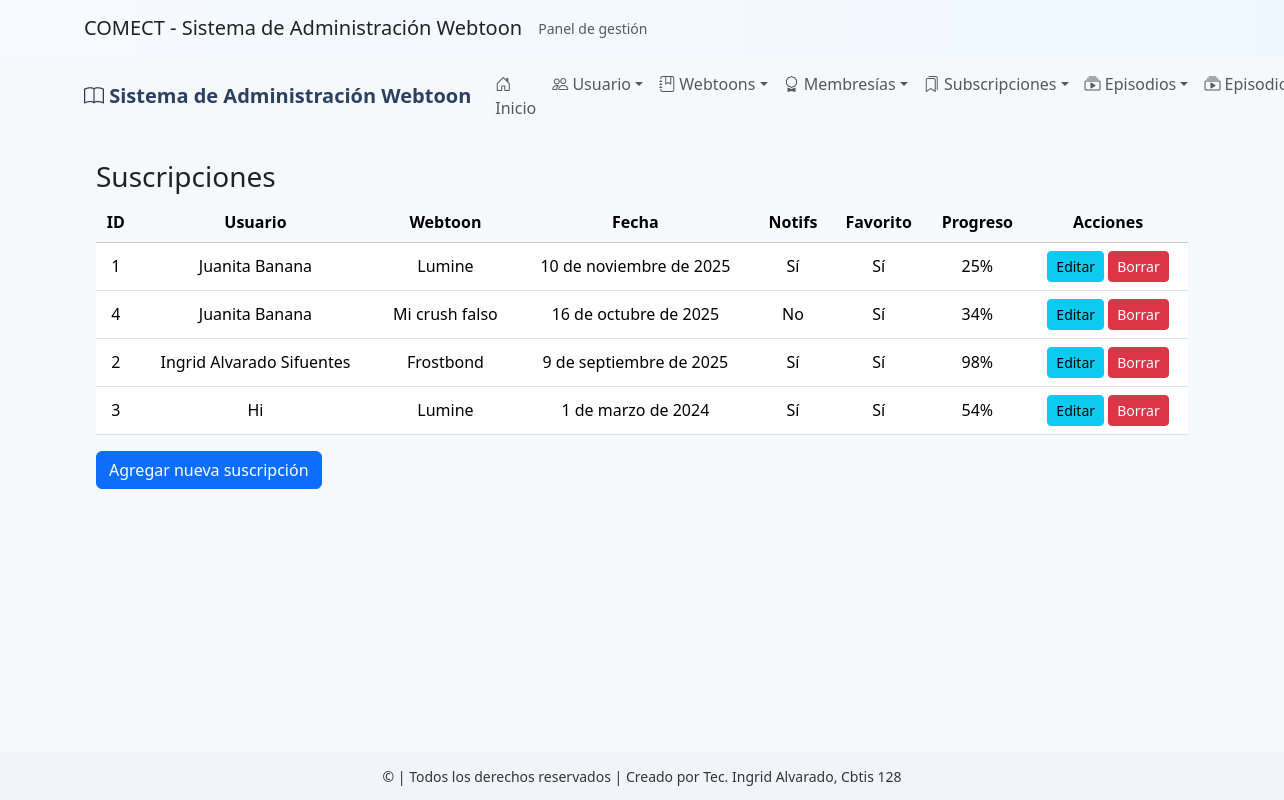
The app's page /subscripcion/ver/ with its own data.
### app_Webtoon/models.py (models this page shows, shortened)
class Suscripcion(models.Model):
    usuario = models.ForeignKey('Usuario', on_delete=models.CASCADE, related_name='suscripciones')
    webtoon = models.ForeignKey('Webtoon', on_delete=models.CASCADE, related_name='suscriptores')
    fecha_suscripcion = models.DateField()
    notificaciones_activas = models.BooleanField(default=True)
    es_favorito = models.BooleanField(default=False)
    progreso_lectura = models.IntegerField(blank=True, null=True)

class Usuario(models.Model):
    nombre_usuario = models.CharField(max_length=50)
    email = models.EmailField(unique=True)
    contraseña = models.CharField(max_length=128)
    fecha_registro = models.DateTimeField(auto_now_add=True)
    avatar = models.CharField(max_length=255, null=True, blank=True)
    biografia = models.TextField(blank=True, null=True)
    tipo_usuario = models.CharField(
        max_length=20,
        choices=[
            ('Lector', 'Lector'),
            ('Autor', 'Autor'),
            ('Admin', 'Admin')
        ],
        default='Lector'
    )

class Webtoon(models.Model):
    titulo = models.CharField(max_length=100)
    descripcion = models.TextField()
    genero = models.CharField(max_length=50)
    fecha_publicacion = models.DateField()
    portada = models.CharField(max_length=255, blank=True, null=True)
    estado = models.CharField(max_length=20, choices=[
        ('En curso', 'En curso'),
        ('Finalizado', 'Finalizado'),
        ('Hiato', 'Hiato')
    ], default='En curso')
    autor = models.ForeignKey(Usuario, on_delete=models.CASCADE, related_name='webtoons')

### app_Webtoon/views.py (the view)
# urls.py: path('subscripcion/ver/', views.ver_subscripcion, name='ver_subscripcion'),
def ver_subscripcion(request):
    subs = Suscripcion.objects.all().order_by('-fecha_suscripcion')
    return render(request, 'subscripcion/ver_subscripcion.html', {'subscripciones': subs})

### app_Webtoon/templates/subscripcion/ver_subscripcion.html
{% extends 'base.html' %}
{% block content %}
<div class="container mt-4">
  <h3>Suscripciones</h3>
  <table class="table table-hover align-middle text-center">
    <thead class="table-light">
      <tr>
        <th>ID</th>
        <th>Usuario</th>
        <th>Webtoon</th>
        <th>Fecha</th>
        <th>Notifs</th>
        <th>Favorito</th>
        <th>Progreso</th>
        <th>Acciones</th>
      </tr>
    </thead>
    <tbody>
      {% for s in subscripciones %}
      <tr>
        <td>{{ s.id }}</td>
        <td>{{ s.usuario.nombre_usuario }}</td>
        <td>{{ s.webtoon.titulo }}</td>
        <td>{{ s.fecha_suscripcion }}</td>
        <td>{% if s.notificaciones_activas %}Sí{% else %}No{% endif %}</td>
        <td>{% if s.es_favorito %}Sí{% else %}No{% endif %}</td>
        <td>{% if s.progreso_lectura %}{{ s.progreso_lectura }}%{% else %}-{% endif %}</td>
        <td>
          <a class="btn btn-sm btn-info" href="{% url 'app_Webtoon:actualizar_subscripcion' s.id %}">Editar</a>
          <a class="btn btn-sm btn-danger" href="{% url 'app_Webtoon:borrar_subscripcion' s.id %}">Borrar</a>
        </td>
      </tr>
      {% empty %}
      <tr><td colspan="8" class="text-muted">No hay suscripciones registradas</td></tr>
      {% endfor %}
    </tbody>
  </table>
  <a class="btn btn-primary" href="{% url 'app_Webtoon:agregar_subscripcion' %}">Agregar nueva suscripción</a>
</div>
{% endblock %}

### app_Webtoon/templates/base.html (style rules this page uses)
:root { --bg-soft:#f6f8fb; --card:#ffffff; --accent:#7aa7d9; --muted:#6b7280; }
body { background: var(--bg-soft); color: #222; }

### records on screen
Suscripcion: id "1", usuario.nombre_usuario "Juanita Banana", webtoon.titulo "Lumine", fecha_suscripcion "10 de noviembre de 2025", notificaciones_activas "Sí", es_favorito "Sí", progreso_lectura "25"
Suscripcion: id "4", usuario.nombre_usuario "Juanita Banana", webtoon.titulo "Mi crush falso", fecha_suscripcion "16 de octubre de 2025", notificaciones_activas "No", es_favorito "Sí", progreso_lectura "34"
Suscripcion: id "2", usuario.nombre_usuario "Ingrid Alvarado Sifuentes", webtoon.titulo "Frostbond", fecha_suscripcion "9 de septiembre de 2025", notificaciones_activas "Sí", es_favorito "Sí", progreso_lectura "98"
Suscripcion: id "3", usuario.nombre_usuario "Hi", webtoon.titulo "Lumine", fecha_suscripcion "1 de marzo de 2024", notificaciones_activas "Sí", es_favorito "Sí", progreso_lectura "54"
